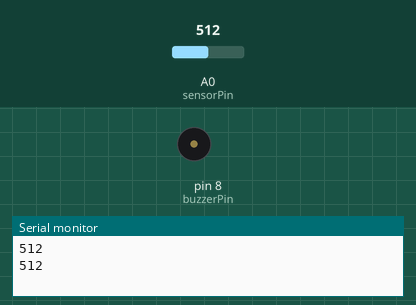
A sketch run on a simulated Arduino Uno, built with avr-gcc and run on an emulated ATmega328P. Shown: buzzer (waves = sounding, pin HIGH), the last lines printed to the serial monitor. The test bench sets the inputs (shaded band); at power-on: A0 (sensorPin) = 512.

Above: at 1.8 s.
1.9 s: A0 (sensorPin) set to 490
At 3.3 s:
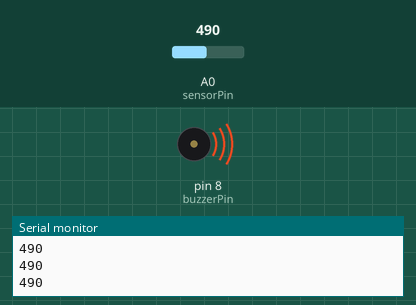
4.0 s: A0 (sensorPin) set to 516
At 5.3 s:
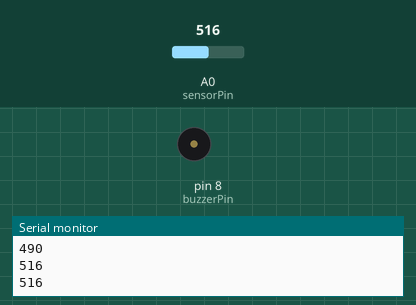
Timing chart, 0 to 14.1 s (numbered marks = the images above; inputs shaded):
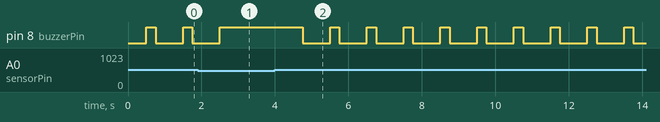

Measured:
- the behaviour switches between 500 and 501 on A0 (sensorPin) (found by bisection; images 1 and 2)
- after the input at 1.9 s, pin 8 (buzzerPin): goes on until 2.5 s, then stays HIGH
- after the input at 4.0 s, pin 8 (buzzerPin): alternates HIGH for 0.25 s and LOW for 0.75 s, starting after 0.75 s
- by itself, pin 8 (buzzerPin): alternates HIGH for 0.25 s and LOW for 0.75 s

The sketch:

su-sensoru.ino
```cpp
int buzzerPin = 8;
int sensorPin = A0;

int esikdegeri = 500;
int veri;

void setup() {
  pinMode(buzzerPin, OUTPUT);
  Serial.begin(9600);
}

void loop() {
  veri = analogRead(sensorPin);
  Serial.println(veri);
  delay(500);

if(veri > esikdegeri){
  digitalWrite(buzzerPin,HIGH);
  delay(250);
  digitalWrite(buzzerPin,LOW);
  delay(250);
  }
  else if(veri < esikdegeri){
    digitalWrite(buzzerPin,HIGH);
  }
}
```
